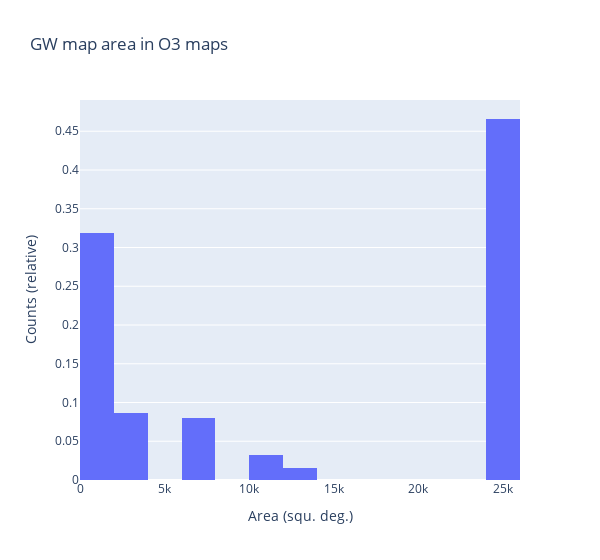

This figure's notebook cell:
### Code cell
fig = go.Figure()

fig.add_trace(go.Histogram(x=all_data["map_area"], histnorm='probability', nbinsx=15))
fig.update_layout({"width": 600,
                   "title": "GW map area in O3 maps",
                   "xaxis_title": "Area (squ. deg.)",
                   "yaxis_title": "Counts (relative)"})
fig.show()
figname = os.path.join(save_dir, "map_area.pdf")
fig.write_image(figname)
print(len(all_data))

### Figure 1 — Plotly figure (JSON) as saved in the notebook; plotly's stock layout.template omitted (floating-point values rounded to 4 significant figures; data arrays with more than 128 entries replaced by an {"elided": "..."} marker saying what was removed)
{"data": [{"histnorm": "probability", "nbinsx": 15, "type": "histogram", "x": {"elided": "760 float values"}}], "layout": {"title": {"text": "GW map area in O3 maps"}, "width": 600, "xaxis": {"title": {"text": "Area (squ. deg.)"}}, "yaxis": {"title": {"text": "Counts (relative)"}}}}
